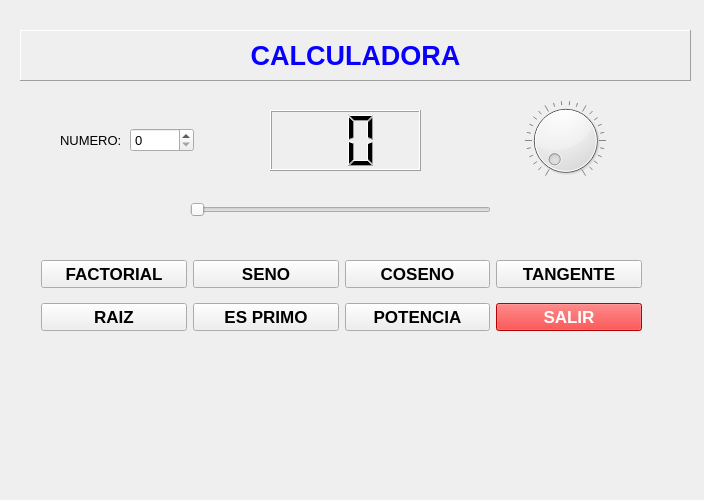
<?xml version="1.0" encoding="UTF-8"?>
<ui version="4.0">
 <class>Widget</class>
 <widget class="QWidget" name="Widget">
  <property name="geometry">
   <rect>
    <x>0</x>
    <y>0</y>
    <width>704</width>
    <height>500</height>
   </rect>
  </property>
  <property name="windowTitle">
   <string>App Practica</string>
  </property>
  <widget class="QLabel" name="label">
   <property name="geometry">
    <rect>
     <x>20</x>
     <y>30</y>
     <width>671</width>
     <height>51</height>
    </rect>
   </property>
   <property name="font">
    <font>
     <pointsize>20</pointsize>
     <weight>75</weight>
     <bold>true</bold>
    </font>
   </property>
   <property name="styleSheet">
    <string notr="true">color: rgb(8, 0, 255);</string>
   </property>
   <property name="frameShape">
    <enum>QFrame::Panel</enum>
   </property>
   <property name="frameShadow">
    <enum>QFrame::Raised</enum>
   </property>
   <property name="text">
    <string>CALCULADORA</string>
   </property>
   <property name="textFormat">
    <enum>Qt::PlainText</enum>
   </property>
   <property name="alignment">
    <set>Qt::AlignCenter</set>
   </property>
  </widget>
  <widget class="QLCDNumber" name="lcdNumero">
   <property name="geometry">
    <rect>
     <x>270</x>
     <y>110</y>
     <width>151</width>
     <height>61</height>
    </rect>
   </property>
   <property name="digitCount">
    <number>2</number>
   </property>
   <property name="value" stdset="0">
    <double>0.000000000000000</double>
   </property>
   <property name="intValue" stdset="0">
    <number>0</number>
   </property>
  </widget>
  <widget class="QDial" name="dialNumero">
   <property name="geometry">
    <rect>
     <x>520</x>
     <y>100</y>
     <width>91</width>
     <height>81</height>
    </rect>
   </property>
   <property name="wrapping">
    <bool>false</bool>
   </property>
   <property name="notchesVisible">
    <bool>true</bool>
   </property>
  </widget>
  <widget class="QSlider" name="sliderNumero">
   <property name="geometry">
    <rect>
     <x>190</x>
     <y>200</y>
     <width>301</width>
     <height>20</height>
    </rect>
   </property>
   <property name="maximum">
    <number>99</number>
   </property>
   <property name="orientation">
    <enum>Qt::Horizontal</enum>
   </property>
  </widget>
  <widget class="QWidget" name="layoutWidget">
   <property name="geometry">
    <rect>
     <x>60</x>
     <y>120</y>
     <width>134</width>
     <height>41</height>
    </rect>
   </property>
   <property name="font">
    <font>
     <pointsize>10</pointsize>
    </font>
   </property>
   <layout class="QGridLayout" name="gridLayout_2">
    <item row="0" column="0">
     <widget class="QLabel" name="etiquetaNum">
      <property name="font">
       <font>
        <pointsize>10</pointsize>
       </font>
      </property>
      <property name="text">
       <string>NUMERO:</string>
      </property>
     </widget>
    </item>
    <item row="0" column="1">
     <widget class="QSpinBox" name="spinNum">
      <property name="font">
       <font>
        <pointsize>10</pointsize>
       </font>
      </property>
     </widget>
    </item>
   </layout>
  </widget>
  <widget class="QWidget" name="layoutWidget">
   <property name="geometry">
    <rect>
     <x>41</x>
     <y>251</y>
     <width>601</width>
     <height>91</height>
    </rect>
   </property>
   <property name="font">
    <font>
     <family>Nirmala UI</family>
     <pointsize>13</pointsize>
     <weight>75</weight>
     <bold>true</bold>
    </font>
   </property>
   <layout class="QGridLayout" name="gridLayout">
    <item row="0" column="1">
     <widget class="QPushButton" name="botonSeno">
      <property name="font">
       <font>
        <family>Nirmala UI</family>
        <pointsize>13</pointsize>
        <weight>75</weight>
        <bold>true</bold>
       </font>
      </property>
      <property name="text">
       <string>SENO</string>
      </property>
     </widget>
    </item>
    <item row="0" column="0">
     <widget class="QPushButton" name="botonFactorial">
      <property name="font">
       <font>
        <family>Nirmala UI</family>
        <pointsize>13</pointsize>
        <weight>75</weight>
        <bold>true</bold>
       </font>
      </property>
      <property name="text">
       <string>FACTORIAL</string>
      </property>
     </widget>
    </item>
    <item row="2" column="2">
     <widget class="QPushButton" name="botonPotencia">
      <property name="font">
       <font>
        <family>Nirmala UI</family>
        <pointsize>13</pointsize>
        <weight>75</weight>
        <bold>true</bold>
       </font>
      </property>
      <property name="text">
       <string>POTENCIA</string>
      </property>
     </widget>
    </item>
    <item row="2" column="1">
     <widget class="QPushButton" name="botonPrimo">
      <property name="font">
       <font>
        <family>Nirmala UI</family>
        <pointsize>13</pointsize>
        <weight>75</weight>
        <bold>true</bold>
       </font>
      </property>
      <property name="text">
       <string>ES PRIMO</string>
      </property>
     </widget>
    </item>
    <item row="0" column="2">
     <widget class="QPushButton" name="botonCoseno">
      <property name="font">
       <font>
        <family>Nirmala UI</family>
        <pointsize>13</pointsize>
        <weight>75</weight>
        <bold>true</bold>
       </font>
      </property>
      <property name="text">
       <string>COSENO</string>
      </property>
     </widget>
    </item>
    <item row="2" column="3">
     <widget class="QPushButton" name="botonSalir">
      <property name="styleSheet">
       <string notr="true">background-color: rgb(255, 0, 0);
color: rgb(255, 255, 255);</string>
      </property>
      <property name="text">
       <string>SALIR</string>
      </property>
     </widget>
    </item>
    <item row="2" column="0">
     <widget class="QPushButton" name="botonRaiz">
      <property name="text">
       <string>RAIZ</string>
      </property>
     </widget>
    </item>
    <item row="0" column="3">
     <widget class="QPushButton" name="botonTangente">
      <property name="font">
       <font>
        <family>Nirmala UI</family>
        <pointsize>13</pointsize>
        <weight>75</weight>
        <bold>true</bold>
       </font>
      </property>
      <property name="text">
       <string>TANGENTE</string>
      </property>
     </widget>
    </item>
   </layout>
  </widget>
  <widget class="QLabel" name="etiquetaResultado">
   <property name="geometry">
    <rect>
     <x>50</x>
     <y>370</y>
     <width>581</width>
     <height>40</height>
    </rect>
   </property>
   <property name="styleSheet">
    <string notr="true">color: rgb(0, 85, 0);
font: 16pt &quot;MS Shell Dlg 2&quot;;</string>
   </property>
   <property name="text">
    <string/>
   </property>
   <property name="alignment">
    <set>Qt::AlignCenter</set>
   </property>
  </widget>
 </widget>
 <resources/>
 <connections>
  <connection>
   <sender>dialNumero</sender>
   <signal>valueChanged(int)</signal>
   <receiver>lcdNumero</receiver>
   <slot>display(int)</slot>
   <hints>
    <hint type="sourcelabel">
     <x>571</x>
     <y>155</y>
    </hint>
    <hint type="destinationlabel">
     <x>376</x>
     <y>145</y>
    </hint>
   </hints>
  </connection>
  <connection>
   <sender>botonSalir</sender>
   <signal>clicked()</signal>
   <receiver>Widget</receiver>
   <slot>close()</slot>
   <hints>
    <hint type="sourcelabel">
     <x>407</x>
     <y>427</y>
    </hint>
    <hint type="destinationlabel">
     <x>443</x>
     <y>319</y>
    </hint>
   </hints>
  </connection>
  <connection>
   <sender>spinNum</sender>
   <signal>valueChanged(int)</signal>
   <receiver>lcdNumero</receiver>
   <slot>display(int)</slot>
   <hints>
    <hint type="sourcelabel">
     <x>167</x>
     <y>141</y>
    </hint>
    <hint type="destinationlabel">
     <x>311</x>
     <y>148</y>
    </hint>
   </hints>
  </connection>
  <connection>
   <sender>spinNum</sender>
   <signal>valueChanged(int)</signal>
   <receiver>sliderNumero</receiver>
   <slot>setValue(int)</slot>
   <hints>
    <hint type="sourcelabel">
     <x>164</x>
     <y>143</y>
    </hint>
    <hint type="destinationlabel">
     <x>280</x>
     <y>209</y>
    </hint>
   </hints>
  </connection>
  <connection>
   <sender>spinNum</sender>
   <signal>valueChanged(int)</signal>
   <receiver>dialNumero</receiver>
   <slot>setValue(int)</slot>
   <hints>
    <hint type="sourcelabel">
     <x>141</x>
     <y>141</y>
    </hint>
    <hint type="destinationlabel">
     <x>564</x>
     <y>162</y>
    </hint>
   </hints>
  </connection>
  <connection>
   <sender>dialNumero</sender>
   <signal>valueChanged(int)</signal>
   <receiver>spinNum</receiver>
   <slot>setValue(int)</slot>
   <hints>
    <hint type="sourcelabel">
     <x>554</x>
     <y>121</y>
    </hint>
    <hint type="destinationlabel">
     <x>150</x>
     <y>140</y>
    </hint>
   </hints>
  </connection>
  <connection>
   <sender>dialNumero</sender>
   <signal>valueChanged(int)</signal>
   <receiver>sliderNumero</receiver>
   <slot>setValue(int)</slot>
   <hints>
    <hint type="sourcelabel">
     <x>553</x>
     <y>174</y>
    </hint>
    <hint type="destinationlabel">
     <x>478</x>
     <y>213</y>
    </hint>
   </hints>
  </connection>
  <connection>
   <sender>sliderNumero</sender>
   <signal>valueChanged(int)</signal>
   <receiver>lcdNumero</receiver>
   <slot>display(int)</slot>
   <hints>
    <hint type="sourcelabel">
     <x>348</x>
     <y>207</y>
    </hint>
    <hint type="destinationlabel">
     <x>351</x>
     <y>143</y>
    </hint>
   </hints>
  </connection>
  <connection>
   <sender>sliderNumero</sender>
   <signal>valueChanged(int)</signal>
   <receiver>spinNum</receiver>
   <slot>setValue(int)</slot>
   <hints>
    <hint type="sourcelabel">
     <x>310</x>
     <y>211</y>
    </hint>
    <hint type="destinationlabel">
     <x>175</x>
     <y>135</y>
    </hint>
   </hints>
  </connection>
  <connection>
   <sender>sliderNumero</sender>
   <signal>valueChanged(int)</signal>
   <receiver>dialNumero</receiver>
   <slot>setValue(int)</slot>
   <hints>
    <hint type="sourcelabel">
     <x>401</x>
     <y>207</y>
    </hint>
    <hint type="destinationlabel">
     <x>577</x>
     <y>177</y>
    </hint>
   </hints>
  </connection>
 </connections>
</ui>
